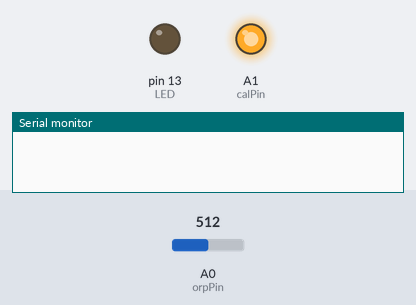
Recording of a sketch running on a simulated Arduino Uno, built with avr-gcc and run on an emulated ATmega328P. Shown: output pins drawn as LEDs (lit = HIGH), the last lines printed to the serial monitor. Dashed ring = blinking. Inputs (shaded band) come from the test bench; at power-on: A0 (orpPin) = 512.

Above: at 0.7 s.
At 1.65 s:
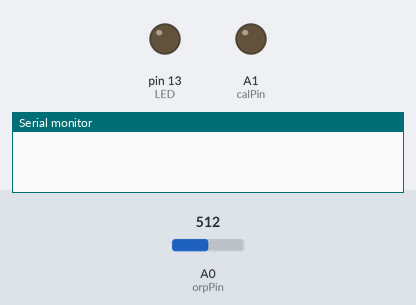
At 2.55 s:
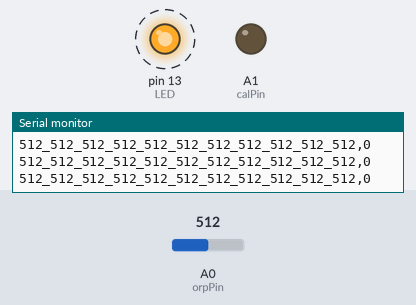
Timing chart, 0 to 3.0 s (numbered marks = the images above):
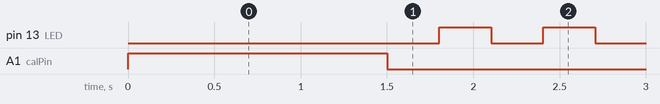

The sketch:

orp2.ino
```cpp
#define VOLTAGE 5.0   //vcc voltage(unit: V)
#define OFFSET 16      //UNUSED - zero drift voltage(unit: mV)
#define LED 13         //operating instructions
#define ArrayLenth  40 //times of collection
#define orpPin A0       //orp meter output,connect to Arduino controller ADC pin
#define calPin A1       //orp cal control pin, get a offset by set it to low

double orpValue;
// double offset=0.0;
int offset=0;
bool is_calibrated = false;
int wait_count = 5;
int orpArray[ArrayLenth];
int orpArrayIndex=0;

double avergearray(int* arr, int number);

void setup(void) {
  Serial.begin(9600);
  pinMode(LED,OUTPUT);
  pinMode(calPin,OUTPUT);
  // digitalWrite(calPin, LOW);
  digitalWrite(calPin, HIGH);
}

void loop(void) {
  static unsigned long orpTimer=millis();   //analog sampling interval
  static unsigned long printTime=millis();
  if(millis() >= orpTimer)
  {
    orpTimer=millis()+20;
    orpArray[orpArrayIndex++]=analogRead(orpPin);    //read an analog value every 20ms
    if (orpArrayIndex==ArrayLenth) {
      orpArrayIndex=0;
    }
    orpValue=((30*(double)VOLTAGE*1000)-(75*avergearray(orpArray, ArrayLenth)*VOLTAGE*1000/1024))/75-offset;
  }
  if(millis() >= printTime)   //Every 800 milliseconds, print a numerical
  {
    if(!is_calibrated) {
      if(wait_count==0){
        offset += (int)orpValue;
        is_calibrated = true;
        digitalWrite(calPin, LOW);
        //Serial.print("offset: ");
        //Serial.print((int)offset);
        //Serial.println(" mV");
      }
      wait_count--;
    }
    else {
      // Serial.print("sensorid:orp2, ori:");
      Serial.print(orpArray[10]);
      Serial.print("_");
      Serial.print(orpArray[12]);
      Serial.print("_");
      Serial.print(orpArray[14]);
      Serial.print("_");
      Serial.print(orpArray[16]);
      Serial.print("_");
      Serial.print(orpArray[18]);
      Serial.print("_");
      Serial.print(orpArray[20]);
      Serial.print("_");
      Serial.print(orpArray[22]);
      Serial.print("_");
      Serial.print(orpArray[23]);
      Serial.print("_");
      Serial.print(orpArray[25]);
      Serial.print("_");
      Serial.print(orpArray[27]);
      Serial.print("_");
      Serial.print(orpArray[29]);

      Serial.print(",");
      Serial.println((int)orpValue);
      //Serial.println(" mV");
      digitalWrite(LED,1-digitalRead(LED)); // convert the state of the LED indicator
    }
    printTime=millis()+300;
  }
}

double avergearray(int* arr, int number){
  int i;
  int max,min;
  double avg;
  long amount=0;
  if(number<=0){
    printf("Error number for the array to avraging!/n");
    return 0;
  }
  if(number<5){   //less than 5, calculated directly statistics
    for(i=0;i<number;i++){
      amount+=arr[i];
    }
    avg = amount/number;
    return avg;
  }else{
    if(arr[0]<arr[1]){
      min = arr[0];max=arr[1];
    }
    else{
      min=arr[1];max=arr[0];
    }
    for(i=2;i<number;i++){
      if(arr[i]<min){
        amount+=min;        //arr<min
        min=arr[i];
      }else {
        if(arr[i]>max){
          amount+=max;    //arr>max
          max=arr[i];
        }else{
          amount+=arr[i]; //min<=arr<=max
        }
      }//if
    }//for
    avg = (double)amount/(number-2);
  }//if
  return avg;
}
```

Measured:
- by itself, pin 13 (LED): alternates HIGH for 0.30 s and LOW for 0.30 s
- by itself, A1 (calPin): HIGH → LOW at 1.5 s
